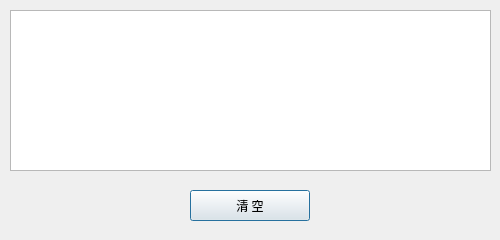
<?xml version="1.0" encoding="UTF-8"?>
<ui version="4.0">
 <class>DialogDebug</class>
 <widget class="QDialog" name="DialogDebug">
  <property name="geometry">
   <rect>
    <x>0</x>
    <y>0</y>
    <width>500</width>
    <height>240</height>
   </rect>
  </property>
  <property name="windowTitle">
   <string>Dialog</string>
  </property>
  <widget class="QTextBrowser" name="textBrowser">
   <property name="geometry">
    <rect>
     <x>10</x>
     <y>10</y>
     <width>481</width>
     <height>161</height>
    </rect>
   </property>
  </widget>
  <widget class="QPushButton" name="pushButton_Clear">
   <property name="geometry">
    <rect>
     <x>190</x>
     <y>190</y>
     <width>120</width>
     <height>31</height>
    </rect>
   </property>
   <property name="text">
    <string>清 空</string>
   </property>
  </widget>
 </widget>
 <resources/>
 <connections/>
</ui>
